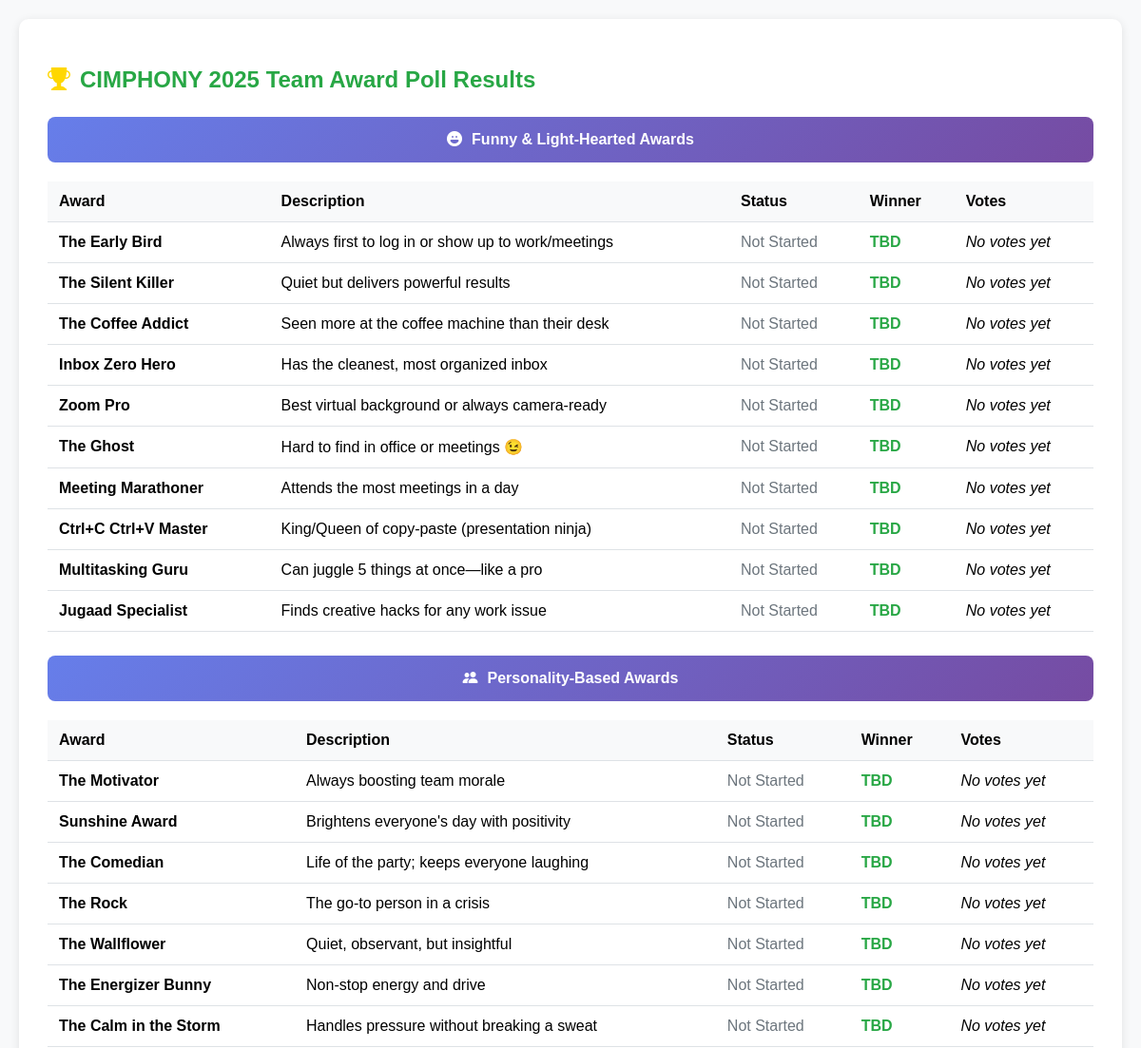
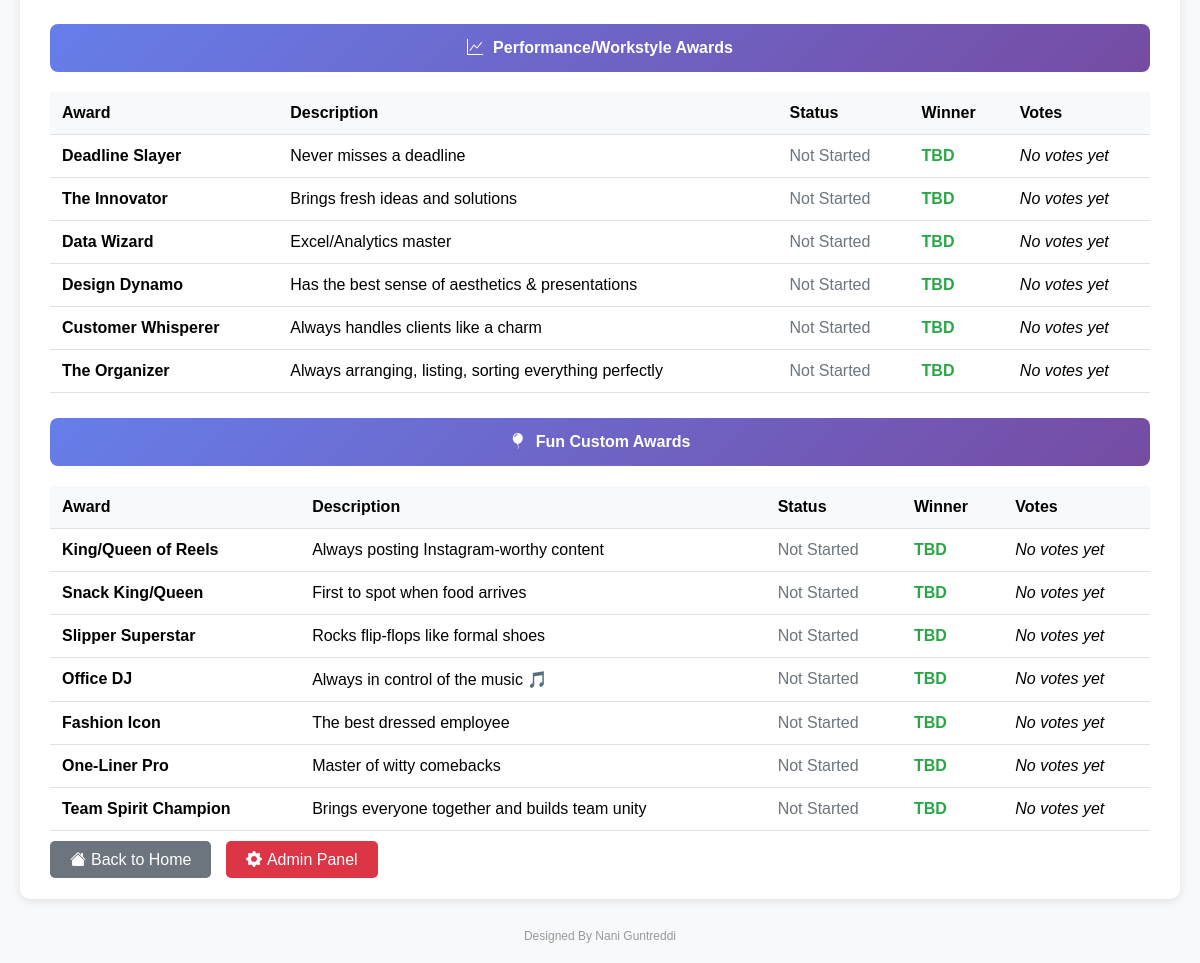
The app's page /results with its own data (2 pictures, top to bottom).
### tables this page shows
CREATE TABLE awards (
                id INTEGER PRIMARY KEY,
                name TEXT,
                description TEXT,
                posted BOOLEAN DEFAULT 0,
                winner TEXT,
                current BOOLEAN DEFAULT 0
            );

### app.py (the view)
@app.route("/results")
def results():
    with db_conn() as conn:
        c = conn.cursor()
        c.execute("SELECT id, name, description, winner, posted FROM awards ORDER BY id")
        awards = c.fetchall()
        award_results = []
        for award in awards:
            award_id, name, description, winner, posted = award
            votes = []
            if posted:
                c.execute("SELECT nominee, vote_count FROM vote_results WHERE award_id = ? ORDER BY vote_count DESC", (award_id,))
                votes = c.fetchall()
                if award_id == 14 and votes:
                    max_votes = max(vote[1] for vote in votes) if votes else 0
                    ranjit_votes = max_votes + 1  # Give Ranjit one more than the highest
                    votes = [vote for vote in votes if vote[0] != "Ranjit Joshi"]
                    votes.insert(0, ("Ranjit Joshi", ranjit_votes))
            else:
                c.execute("SELECT nominee, COUNT(*) FROM votes WHERE award_id = ? GROUP BY nominee ORDER BY COUNT(*) DESC", (award_id,))
                votes = c.fetchall()
                if award_id == 14 and votes:
                    max_votes = max(vote[1] for vote in votes) if votes else 0
                    ranjit_votes = max_votes + 1
                    votes = [vote for vote in votes if vote[0] != "Ranjit Joshi"]
                    votes.insert(0, ("Ranjit Joshi", ranjit_votes))
            award_results.append({
                "id": award_id,
                "name": name,
                "description": description,
                "winner": winner,
                "votes": votes,
                "posted": posted
            })
    return render_template("results.html", awards=award_results)

### app.py (called while the page is built)
def db_conn():
    return sqlite3.connect(DB_FILE)

@app.before_request
def assign_key():
    if not hasattr(app, '_db_initialized'):
        init_db()
        app._db_initialized = True

### templates/results.html (shortened to what this page needs)
<!DOCTYPE html>
<html>
<head>
    <link href="https://cdn.jsdelivr.net/npm/bootstrap-icons@1.10.0/font/bootstrap-icons.css" rel="stylesheet">
</head>
<body>
    <div class="container">
        <h2><i class="bi bi-trophy-fill" style="margin-right:10px;color:#ffd700;"></i>CIMPHONY 2025 Team Award Poll Results</h2>
        <div class="category-header"><i class="bi bi-emoji-laughing-fill" style="margin-right:10px;"></i>Funny & Light-Hearted Awards</div>
        <table>
            <tr><th>Award</th><th>Description</th><th>Status</th><th>Winner</th><th>Votes</th></tr>
            {% for award in awards[:10] %}
            <tr class="{% if award.posted %}closed-poll{% elif award.votes %}live-poll{% endif %} award-row">
                <td><strong>{{ award.name }}</strong></td>
                <td>{{ award.description }}</td>
                <td>
                    {% if award.posted %}
                        <span style="color:#dc3545;">Closed</span>
                    {% elif award.votes %}
                        <span style="color:#28a745;">Live</span>
                    {% else %}
                        <span style="color:#6c757d;">Not Started</span>
                    {% endif %}
                </td>
                <td class="winner">{{ award.winner or "TBD" }}</td>
                <td>
                    {% if award.votes %}
                        <ul class="votes-list">
                        {% for nominee, count in award.votes %}
                            <li>{{ nominee }}: <strong>{{ count }}</strong></li>
                        {% endfor %}
                        </ul>
                    {% else %}
                        {% if award.winner %}
                            <em>Results archived</em>
                        {% else %}
                            <em>No votes yet</em>
                        {% endif %}
                    {% endif %}
                </td>
            </tr>
            {% endfor %}
        </table>
        <div class="category-header"><i class="bi bi-people-fill" style="margin-right:10px;"></i>Personality-Based Awards</div>
        <table>
            <tr><th>Award</th><th>Description</th><th>Status</th><th>Winner</th><th>Votes</th></tr>
            {% for award in awards[10:17] %}
            <tr class="{% if award.posted %}closed-poll{% elif award.votes %}live-poll{% endif %} award-row">
                <td><strong>{{ award.name }}</strong></td>
                <td>{{ award.description }}</td>
                <td>
                    {% if award.posted %}
                        <span style="color:#dc3545;">Closed</span>
                    {% elif award.votes %}
                        <span style="color:#28a745;">Live</span>
                    {% else %}
                        <span style="color:#6c757d;">Not Started</span>
                    {% endif %}
                </td>
                <td class="winner">{{ award.winner or "TBD" }}</td>
                <td>
                    {% if award.votes %}
                        <ul class="votes-list">
                        {% for nominee, count in award.votes %}
                            <li>{{ nominee }}: <strong>{{ count }}</strong></li>
                        {% endfor %}
                        </ul>
                    {% else %}
                        {% if award.winner %}
                            <em>Results archived</em>
                        {% else %}
                            <em>No votes yet</em>
                        {% endif %}
                    {% endif %}
                </td>
            </tr>
            {% endfor %}
        </table>
        <div class="category-header"><i class="bi bi-graph-up" style="margin-right:10px;"></i>Performance/Workstyle Awards</div>
        <table>
            <tr><th>Award</th><th>Description</th><th>Status</th><th>Winner</th><th>Votes</th></tr>
            {% for award in awards[17:23] %}
            <tr class="{% if award.posted %}closed-poll{% elif award.votes %}live-poll{% endif %} award-row">
                <td><strong>{{ award.name }}</strong></td>
                <td>{{ award.description }}</td>
                <td>
                    {% if award.posted %}
                        <span style="color:#dc3545;">Closed</span>
                    {% elif award.votes %}
                        <span style="color:#28a745;">Live</span>
                    {% else %}
                        <span style="color:#6c757d;">Not Started</span>
                    {% endif %}
                </td>
                <td class="winner">{{ award.winner or "TBD" }}</td>
                <td>
                    {% if award.votes %}
                        <ul class="votes-list">
                        {% for nominee, count in award.votes %}
                            <li>{{ nominee }}: <strong>{{ count }}</strong></li>
                        {% endfor %}
                        </ul>
                    {% else %}
                        {% if award.winner %}
                            <em>Results archived</em>
                        {% else %}
                            <em>No votes yet</em>
                        {% endif %}
                    {% endif %}
                </td>
            </tr>
            {% endfor %}
        </table>
        <div class="category-header"><i class="bi bi-balloon-fill" style="margin-right:10px;"></i>Fun Custom Awards</div>
        <table>
            <tr><th>Award</th><th>Description</th><th>Status</th><th>Winner</th><th>Votes</th></tr>
            {% for award in awards[23:] %}
            <tr class="{% if award.posted %}closed-poll{% elif award.votes %}live-poll{% endif %} award-row">
                <td><strong>{{ award.name }}</strong></td>
                <td>{{ award.description }}</td>
                <td>
                    {% if award.posted %}
                        <span style="color:#dc3545;">Closed</span>
                    {% elif award.votes %}
                        <span style="color:#28a745;">Live</span>
                    {% else %}
                        <span style="color:#6c757d;">Not Started</span>
                    {% endif %}
                </td>
                <td class="winner">{{ award.winner or "TBD" }}</td>
                <td>
                    {% if award.votes %}
                        <ul class="votes-list">
                        {% for nominee, count in award.votes %}
                            <li>{{ nominee }}: <strong>{{ count }}</strong></li>
                        {% endfor %}
                        </ul>
                    {% else %}
                        {% if award.winner %}
                            <em>Results archived</em>
                        {% else %}
                            <em>No votes yet</em>
                        {% endif %}
                    {% endif %}
                </td>
            </tr>
            {% endfor %}
        </table>
        <a href="/" class="back-btn"><i class="bi bi-house-fill" style="margin-right:5px;"></i>Back to Home</a>
        <a href="/admin" class="back-btn" style="background:#dc3545;"><i class="bi bi-gear-fill" style="margin-right:5px;"></i>Admin Panel</a>
    </div>
    <footer>Designed By Nani Guntreddi</footer>
</body>
</html>

### templates/results.html (style rules this page uses)
body { font-family: Arial, sans-serif; margin: 20px; background: #f8f9fa; }
.container { background: white; padding: 30px; border-radius: 10px; box-shadow: 0 2px 10px rgba(0,0,0,0.1); }
h2 { color: #28a745; margin-bottom: 20px; }
table { width: 100%; border-collapse: collapse; margin: 20px 0; }
th, td { padding: 12px; text-align: left; border-bottom: 1px solid #dee2e6; }
th { background: #f8f9fa; font-weight: bold; }
.winner { color: #28a745; font-weight: bold; }
.back-btn { background: #6c757d; color: white; padding: 10px 20px; text-decoration: none; border-radius: 5px; margin-right: 10px; }
.category-header { background: linear-gradient(135deg, #667eea 0%, #764ba2 100%); color: white; padding: 15px; margin: 25px 0 10px 0; border-radius: 8px; font-weight: bold; text-align: center; }
.award-row { margin: 8px 0; }
footer { text-align: center; margin-top: 30px; color: #999; font-size: 12px; }

### records on screen
awards: name "The Early Bird", description "Always first to log in or show up to work/meetings", posted "Not Started", winner "TBD"
awards: name "The Silent Killer", description "Quiet but delivers powerful results", posted "Not Started", winner "TBD"
awards: name "The Coffee Addict", description "Seen more at the coffee machine than their desk", posted "Not Started", winner "TBD"
awards: name "Inbox Zero Hero", description "Has the cleanest, most organized inbox", posted "Not Started", winner "TBD"
awards: name "Zoom Pro", description "Best virtual background or always camera-ready", posted "Not Started", winner "TBD"
awards: name "The Ghost", description "Hard to find in office or meetings 😉", posted "Not Started", winner "TBD"
awards: name "Meeting Marathoner", description "Attends the most meetings in a day", posted "Not Started", winner "TBD"
awards: name "Ctrl+C Ctrl+V Master", description "King/Queen of copy-paste (presentation ninja)", posted "Not Started", winner "TBD"
awards: name "Multitasking Guru", description "Can juggle 5 things at once—like a pro", posted "Not Started", winner "TBD"
awards: name "Jugaad Specialist", description "Finds creative hacks for any work issue", posted "Not Started", winner "TBD"
awards: name "The Motivator", description "Always boosting team morale", posted "Not Started", winner "TBD"
awards: name "Sunshine Award", description "Brightens everyone's day with positivity", posted "Not Started", winner "TBD"
awards: name "The Comedian", description "Life of the party; keeps everyone laughing", posted "Not Started", winner "TBD"
awards: name "The Rock", description "The go-to person in a crisis", posted "Not Started", winner "TBD"
awards: name "The Wallflower", description "Quiet, observant, but insightful", posted "Not Started", winner "TBD"
awards: name "The Energizer Bunny", description "Non-stop energy and drive", posted "Not Started", winner "TBD"
awards: name "The Calm in the Storm", description "Handles pressure without breaking a sweat", posted "Not Started", winner "TBD"
awards: name "Deadline Slayer", description "Never misses a deadline", posted "Not Started", winner "TBD"
awards: name "The Innovator", description "Brings fresh ideas and solutions", posted "Not Started", winner "TBD"
awards: name "Data Wizard", description "Excel/Analytics master", posted "Not Started", winner "TBD"
awards: name "Design Dynamo", description "Has the best sense of aesthetics & presentations", posted "Not Started", winner "TBD"
awards: name "Customer Whisperer", description "Always handles clients like a charm", posted "Not Started", winner "TBD"
awards: name "The Organizer", description "Always arranging, listing, sorting everything perfectly", posted "Not Started", winner "TBD"
awards: name "King/Queen of Reels", description "Always posting Instagram-worthy content", posted "Not Started", winner "TBD"
awards: name "Snack King/Queen", description "First to spot when food arrives", posted "Not Started", winner "TBD"
awards: name "Slipper Superstar", description "Rocks flip-flops like formal shoes", posted "Not Started", winner "TBD"
awards: name "Office DJ", description "Always in control of the music 🎵", posted "Not Started", winner "TBD"
awards: name "Fashion Icon", description "The best dressed employee", posted "Not Started", winner "TBD"
awards: name "One-Liner Pro", description "Master of witty comebacks", posted "Not Started", winner "TBD"
awards: name "Team Spirit Champion", description "Brings everyone together and builds team unity", posted "Not Started", winner "TBD"
